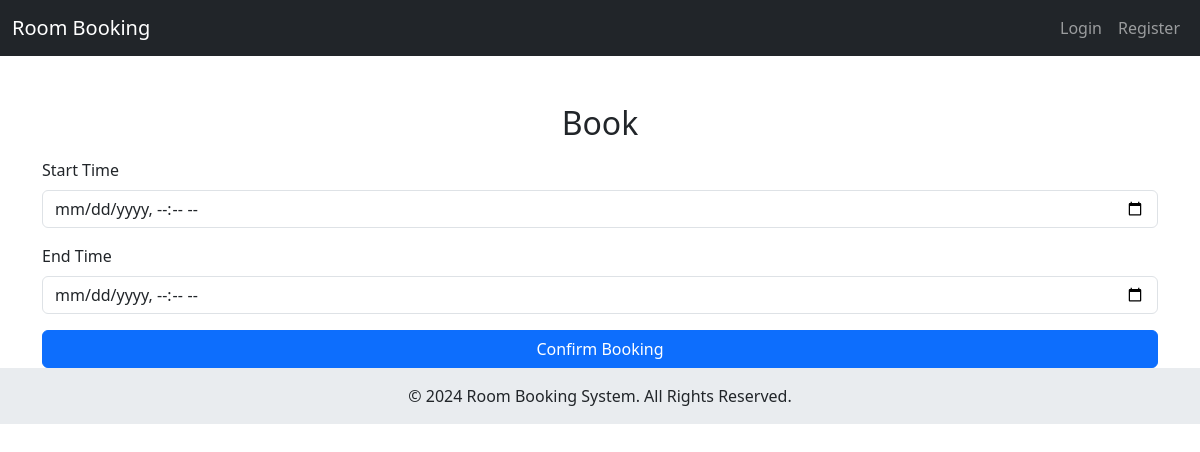
/cs333-project/book_room.php?id=4, run on an earlier commit of the app's database.
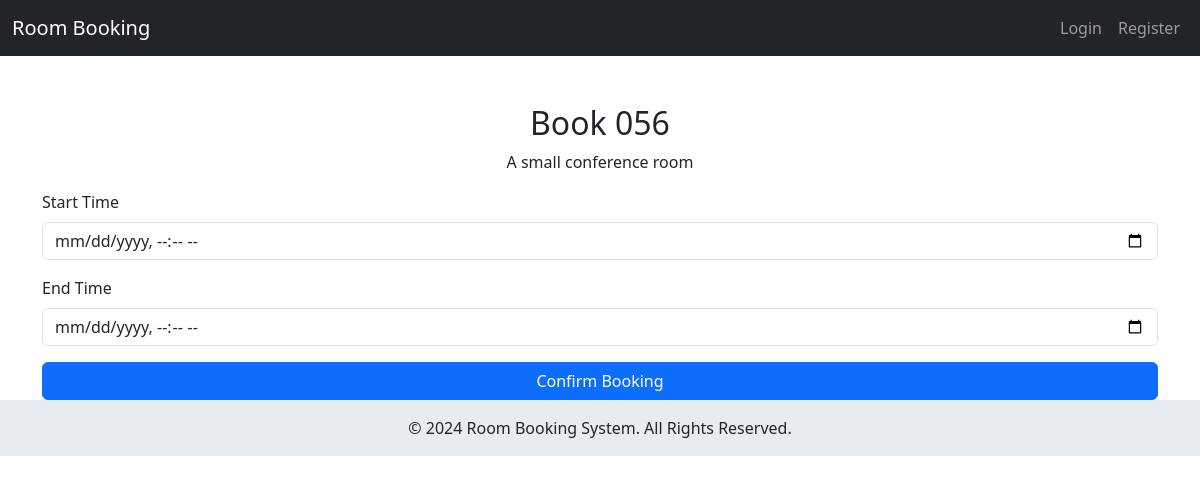
And on a later commit of the database.
### tables this page shows
CREATE TABLE `rooms` (
  `id` int(11) NOT NULL,
  `room_name` varchar(100) NOT NULL,
  `capacity` int(11) NOT NULL,
  `description` text DEFAULT NULL,
  `equipment` text DEFAULT NULL,
  `created_at` timestamp NOT NULL DEFAULT current_timestamp(),
  `updated_at` timestamp NOT NULL DEFAULT current_timestamp() ON UPDATE current_timestamp()
);

### cs333-project/book_room.php (the view, shortened to what this page needs)
<?php
require 'connection.php';
include 'header.php';
$room_id = $_GET['id'];
$stmt = $pdo->prepare("SELECT * FROM rooms WHERE id = :id");
$stmt->execute(['id' => $room_id]);
$room = $stmt->fetch(PDO::FETCH_ASSOC);
?>
<div class="container mt-5">
    <h2 class="text-center">Book <?= htmlspecialchars($room['room_name']) ?></h2>
    <p class="text-center"><?= htmlspecialchars($room['description']) ?></p>
    <form method="POST">
        <div class="mb-3">
            <label for="start_time" class="form-label">Start Time</label>
            <input type="datetime-local" id="start_time" name="start_time" class="form-control" required>
        </div>
        <div class="mb-3">
            <label for="end_time" class="form-label">End Time</label>
            <input type="datetime-local" id="end_time" name="end_time" class="form-control" required>
        </div>
        <button type="submit" class="btn btn-primary w-100">Confirm Booking</button>
    </form>
</div>
<?php include 'footer.php'; ?>

### cs333-project/header.php (shortened to what this page needs)
<!DOCTYPE html>
<html lang="en">
<head>
    <link rel="stylesheet" href="https://cdn.jsdelivr.net/npm/bootstrap@5.3.0/dist/css/bootstrap.min.css">
</head>
<body>
    <header>
        <nav class="navbar navbar-expand-lg navbar-dark bg-dark">
            <div class="container-fluid">
                <a class="navbar-brand" href="index.php">Room Booking</a>
                <div class="collapse navbar-collapse" id="navbarNav">
                    <ul class="navbar-nav ms-auto">
                        <?php if (isset($_SESSION['admin_id'])): ?>
                            <li class="nav-item"><a class="nav-link" href="admin_dashboard.php">Dashboard</a></li>
                            <li class="nav-item"><a class="nav-link" href="manage_rooms.php">Manage Rooms</a></li>
                            <li class="nav-item"><a class="nav-link" href="manage_comments.php">Manage Comments</a></li>
                            <li class="nav-item"><a class="nav-link" href="room_usage.php">Room Usage</a></li>
                            <li class="nav-item"><a class="nav-link" href="logout.php">Logout</a></li>
                        <?php elseif (isset($_SESSION['user_id'])): ?>
                            <li class="nav-item"><a class="nav-link" href="index.php">Home</a></li>
                            <li class="nav-item"><a class="nav-link" href="user_dashboard.php">My Bookings</a></li>
                            <li class="nav-item"><a class="nav-link" href="logout.php">Logout</a></li>
                        <?php else: ?>
                            <li class="nav-item"><a class="nav-link" href="login.php">Login</a></li>
                            <li class="nav-item"><a class="nav-link" href="register.php">Register</a></li>
                        <?php endif; ?>
                    </ul>
                </div>
            </div>
        </nav>
    </header>
</body>
</html>

### cs333-project/footer.php (shortened to what this page needs)
<footer class="bg-light text-center text-lg-start mt-auto">
    <div class="text-center p-3" style="background-color: #e9ecef;">
        &copy; 2024 Room Booking System. All Rights Reserved.
    </div>
</footer>
</body>
</html>

What changed in the data, as far as the page shows it:
now on this page (row edited): rooms: room_name "056", description "A small conference room"
